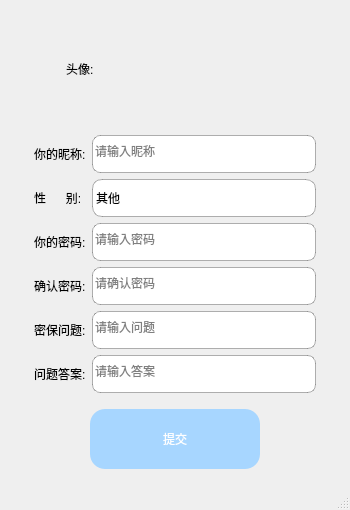
<?xml version="1.0" encoding="UTF-8"?>
<ui version="4.0">
 <class>RegisterWindow</class>
 <widget class="QMainWindow" name="RegisterWindow">
  <property name="windowModality">
   <enum>Qt::WindowModality::WindowModal</enum>
  </property>
  <property name="geometry">
   <rect>
    <x>0</x>
    <y>0</y>
    <width>350</width>
    <height>510</height>
   </rect>
  </property>
  <property name="minimumSize">
   <size>
    <width>350</width>
    <height>510</height>
   </size>
  </property>
  <property name="maximumSize">
   <size>
    <width>350</width>
    <height>510</height>
   </size>
  </property>
  <property name="windowTitle">
   <string>注册账号</string>
  </property>
  <property name="styleSheet">
   <string notr="true"/>
  </property>
  <widget class="QWidget" name="centralwidget">
   <layout class="QGridLayout" name="gridLayout_2">
    <item row="0" column="0">
     <layout class="QHBoxLayout" name="horizontalLayout_2">
      <item>
       <widget class="QLabel" name="label_4">
        <property name="sizePolicy">
         <sizepolicy hsizetype="Fixed" vsizetype="Fixed">
          <horstretch>0</horstretch>
          <verstretch>0</verstretch>
         </sizepolicy>
        </property>
        <property name="minimumSize">
         <size>
          <width>80</width>
          <height>80</height>
         </size>
        </property>
        <property name="maximumSize">
         <size>
          <width>47</width>
          <height>100</height>
         </size>
        </property>
        <property name="styleSheet">
         <string notr="true">font: 12pt &quot;Microsoft YaHei UI&quot;;

color:black;
</string>
        </property>
        <property name="text">
         <string>头像:</string>
        </property>
       </widget>
      </item>
      <item>
       <widget class="LabelRegis" name="lab_avator">
        <property name="sizePolicy">
         <sizepolicy hsizetype="Fixed" vsizetype="Fixed">
          <horstretch>0</horstretch>
          <verstretch>0</verstretch>
         </sizepolicy>
        </property>
        <property name="minimumSize">
         <size>
          <width>100</width>
          <height>100</height>
         </size>
        </property>
        <property name="maximumSize">
         <size>
          <width>100</width>
          <height>100</height>
         </size>
        </property>
        <property name="cursor">
         <cursorShape>PointingHandCursor</cursorShape>
        </property>
        <property name="styleSheet">
         <string notr="true"/>
        </property>
        <property name="text">
         <string/>
        </property>
       </widget>
      </item>
     </layout>
    </item>
    <item row="1" column="0">
     <layout class="QGridLayout" name="gridLayout">
      <item row="1" column="1" alignment="Qt::AlignmentFlag::AlignLeft">
       <widget class="QComboBox" name="cbbox_sex">
        <property name="sizePolicy">
         <sizepolicy hsizetype="Preferred" vsizetype="Maximum">
          <horstretch>0</horstretch>
          <verstretch>0</verstretch>
         </sizepolicy>
        </property>
        <property name="minimumSize">
         <size>
          <width>224</width>
          <height>38</height>
         </size>
        </property>
        <property name="maximumSize">
         <size>
          <width>224</width>
          <height>38</height>
         </size>
        </property>
        <property name="cursor">
         <cursorShape>PointingHandCursor</cursorShape>
        </property>
        <property name="contextMenuPolicy">
         <enum>Qt::ContextMenuPolicy::NoContextMenu</enum>
        </property>
        <property name="whatsThis">
         <string>&lt;html&gt;&lt;head/&gt;&lt;body&gt;&lt;p&gt;&lt;br/&gt;&lt;/p&gt;&lt;/body&gt;&lt;/html&gt;</string>
        </property>
        <property name="styleSheet">
         <string notr="true">QComboBox {
    font: 12pt &quot;Microsoft YaHei UI&quot;;
    border: 1px solid rgba(0, 0, 0, 0.3);
    border-radius: 8px;
    color: black;
    padding-right: 10px;
    padding-left: 3px;  
    text-align: left;  
    border-radius: 10px;
    background-color: white;
}
QComboBox::drop-down {
  border: none; 
}</string>
        </property>
        <item>
         <property name="text">
          <string>其他</string>
         </property>
        </item>
        <item>
         <property name="text">
          <string>男</string>
         </property>
        </item>
        <item>
         <property name="text">
          <string>女</string>
         </property>
        </item>
       </widget>
      </item>
      <item row="5" column="0">
       <widget class="QLabel" name="lab_question">
        <property name="sizePolicy">
         <sizepolicy hsizetype="Maximum" vsizetype="Preferred">
          <horstretch>0</horstretch>
          <verstretch>0</verstretch>
         </sizepolicy>
        </property>
        <property name="styleSheet">
         <string notr="true">font: 12pt &quot;Microsoft YaHei UI&quot;;

color:black;
</string>
        </property>
        <property name="text">
         <string>问题答案:</string>
        </property>
       </widget>
      </item>
      <item row="4" column="1">
       <widget class="LineRegis" name="line_question">
        <property name="sizePolicy">
         <sizepolicy hsizetype="Expanding" vsizetype="Minimum">
          <horstretch>0</horstretch>
          <verstretch>0</verstretch>
         </sizepolicy>
        </property>
        <property name="minimumSize">
         <size>
          <width>224</width>
          <height>38</height>
         </size>
        </property>
        <property name="maximumSize">
         <size>
          <width>224</width>
          <height>38</height>
         </size>
        </property>
        <property name="contextMenuPolicy">
         <enum>Qt::ContextMenuPolicy::NoContextMenu</enum>
        </property>
        <property name="styleSheet">
         <string notr="true">font: 12pt &quot;Microsoft YaHei UI&quot;;
border: 1px solid rgba(0, 0, 0, 0.3);
border-radius: 8px;
color:grey;
</string>
        </property>
        <property name="text">
         <string>请输入问题</string>
        </property>
        <property name="maxLength">
         <number>12</number>
        </property>
       </widget>
      </item>
      <item row="1" column="0">
       <widget class="QLabel" name="lab_sex">
        <property name="sizePolicy">
         <sizepolicy hsizetype="Maximum" vsizetype="Preferred">
          <horstretch>0</horstretch>
          <verstretch>0</verstretch>
         </sizepolicy>
        </property>
        <property name="styleSheet">
         <string notr="true">font: 12pt &quot;Microsoft YaHei UI&quot;;

color:black;
</string>
        </property>
        <property name="text">
         <string>性      别:</string>
        </property>
       </widget>
      </item>
      <item row="3" column="0">
       <widget class="QLabel" name="label_password2">
        <property name="sizePolicy">
         <sizepolicy hsizetype="Maximum" vsizetype="Preferred">
          <horstretch>0</horstretch>
          <verstretch>0</verstretch>
         </sizepolicy>
        </property>
        <property name="styleSheet">
         <string notr="true">font: 12pt &quot;Microsoft YaHei UI&quot;;

color:black;
</string>
        </property>
        <property name="text">
         <string>确认密码:</string>
        </property>
       </widget>
      </item>
      <item row="2" column="1">
       <widget class="LineRegis" name="line_password">
        <property name="sizePolicy">
         <sizepolicy hsizetype="Expanding" vsizetype="Minimum">
          <horstretch>0</horstretch>
          <verstretch>0</verstretch>
         </sizepolicy>
        </property>
        <property name="minimumSize">
         <size>
          <width>224</width>
          <height>38</height>
         </size>
        </property>
        <property name="maximumSize">
         <size>
          <width>224</width>
          <height>38</height>
         </size>
        </property>
        <property name="contextMenuPolicy">
         <enum>Qt::ContextMenuPolicy::NoContextMenu</enum>
        </property>
        <property name="styleSheet">
         <string notr="true">font: 12pt &quot;Microsoft YaHei UI&quot;;
border: 1px solid rgba(0, 0, 0, 0.3);
border-radius: 8px;
color:grey;
</string>
        </property>
        <property name="text">
         <string>请输入密码</string>
        </property>
        <property name="maxLength">
         <number>12</number>
        </property>
       </widget>
      </item>
      <item row="3" column="1">
       <widget class="LineRegis" name="line_password2">
        <property name="sizePolicy">
         <sizepolicy hsizetype="Expanding" vsizetype="Minimum">
          <horstretch>0</horstretch>
          <verstretch>0</verstretch>
         </sizepolicy>
        </property>
        <property name="minimumSize">
         <size>
          <width>224</width>
          <height>38</height>
         </size>
        </property>
        <property name="maximumSize">
         <size>
          <width>224</width>
          <height>38</height>
         </size>
        </property>
        <property name="contextMenuPolicy">
         <enum>Qt::ContextMenuPolicy::NoContextMenu</enum>
        </property>
        <property name="styleSheet">
         <string notr="true">font: 12pt &quot;Microsoft YaHei UI&quot;;
border: 1px solid rgba(0, 0, 0, 0.3);
border-radius: 8px;
color:grey;
</string>
        </property>
        <property name="text">
         <string>请确认密码</string>
        </property>
        <property name="maxLength">
         <number>12</number>
        </property>
       </widget>
      </item>
      <item row="5" column="1">
       <widget class="LineRegis" name="line_answer">
        <property name="sizePolicy">
         <sizepolicy hsizetype="Expanding" vsizetype="Minimum">
          <horstretch>0</horstretch>
          <verstretch>0</verstretch>
         </sizepolicy>
        </property>
        <property name="minimumSize">
         <size>
          <width>224</width>
          <height>38</height>
         </size>
        </property>
        <property name="maximumSize">
         <size>
          <width>224</width>
          <height>38</height>
         </size>
        </property>
        <property name="contextMenuPolicy">
         <enum>Qt::ContextMenuPolicy::NoContextMenu</enum>
        </property>
        <property name="styleSheet">
         <string notr="true">font: 12pt &quot;Microsoft YaHei UI&quot;;
border: 1px solid rgba(0, 0, 0, 0.3);
border-radius: 8px;
color:grey;
</string>
        </property>
        <property name="text">
         <string>请输入答案</string>
        </property>
        <property name="maxLength">
         <number>12</number>
        </property>
       </widget>
      </item>
      <item row="2" column="0">
       <widget class="QLabel" name="lab_password">
        <property name="sizePolicy">
         <sizepolicy hsizetype="Maximum" vsizetype="Preferred">
          <horstretch>0</horstretch>
          <verstretch>0</verstretch>
         </sizepolicy>
        </property>
        <property name="styleSheet">
         <string notr="true">font: 12pt &quot;Microsoft YaHei UI&quot;;

color:black;
</string>
        </property>
        <property name="text">
         <string>你的密码:</string>
        </property>
       </widget>
      </item>
      <item row="0" column="1">
       <widget class="LineRegis" name="line_nickname">
        <property name="sizePolicy">
         <sizepolicy hsizetype="Expanding" vsizetype="Maximum">
          <horstretch>0</horstretch>
          <verstretch>0</verstretch>
         </sizepolicy>
        </property>
        <property name="minimumSize">
         <size>
          <width>224</width>
          <height>38</height>
         </size>
        </property>
        <property name="maximumSize">
         <size>
          <width>224</width>
          <height>38</height>
         </size>
        </property>
        <property name="contextMenuPolicy">
         <enum>Qt::ContextMenuPolicy::NoContextMenu</enum>
        </property>
        <property name="styleSheet">
         <string notr="true">font: 12pt &quot;Microsoft YaHei UI&quot;;
border: 1px solid rgba(0, 0, 0, 0.3);
border-radius: 8px;
color:grey;
</string>
        </property>
        <property name="text">
         <string>请输入昵称</string>
        </property>
        <property name="maxLength">
         <number>5</number>
        </property>
       </widget>
      </item>
      <item row="0" column="0">
       <widget class="QLabel" name="lab_nickname">
        <property name="sizePolicy">
         <sizepolicy hsizetype="Maximum" vsizetype="Preferred">
          <horstretch>0</horstretch>
          <verstretch>0</verstretch>
         </sizepolicy>
        </property>
        <property name="styleSheet">
         <string notr="true">font: 12pt &quot;Microsoft YaHei UI&quot;;

color:black;
</string>
        </property>
        <property name="text">
         <string>你的昵称:</string>
        </property>
       </widget>
      </item>
      <item row="4" column="0">
       <widget class="QLabel" name="label_question">
        <property name="sizePolicy">
         <sizepolicy hsizetype="Maximum" vsizetype="Preferred">
          <horstretch>0</horstretch>
          <verstretch>0</verstretch>
         </sizepolicy>
        </property>
        <property name="styleSheet">
         <string notr="true">font: 12pt &quot;Microsoft YaHei UI&quot;;

color:black;
</string>
        </property>
        <property name="text">
         <string>密保问题:</string>
        </property>
       </widget>
      </item>
     </layout>
    </item>
    <item row="2" column="0">
     <layout class="QHBoxLayout" name="horizontalLayout_3">
      <item>
       <spacer name="horizontalSpacer_2">
        <property name="orientation">
         <enum>Qt::Orientation::Horizontal</enum>
        </property>
        <property name="sizeType">
         <enum>QSizePolicy::Policy::Maximum</enum>
        </property>
        <property name="sizeHint" stdset="0">
         <size>
          <width>40</width>
          <height>20</height>
         </size>
        </property>
       </spacer>
      </item>
      <item>
       <widget class="QPushButton" name="submit_but">
        <property name="sizePolicy">
         <sizepolicy hsizetype="Fixed" vsizetype="Fixed">
          <horstretch>15</horstretch>
          <verstretch>15</verstretch>
         </sizepolicy>
        </property>
        <property name="minimumSize">
         <size>
          <width>170</width>
          <height>60</height>
         </size>
        </property>
        <property name="maximumSize">
         <size>
          <width>5</width>
          <height>16777215</height>
         </size>
        </property>
        <property name="cursor">
         <cursorShape>ArrowCursor</cursorShape>
        </property>
        <property name="contextMenuPolicy">
         <enum>Qt::ContextMenuPolicy::NoContextMenu</enum>
        </property>
        <property name="styleSheet">
         <string notr="true">QPushButton {
    font: 14pt &quot;Microsoft YaHei UI&quot;;
    background-color: rgb(167, 214, 255); 
    color: white;; 
   border-radius: 15px;
}
</string>
        </property>
        <property name="text">
         <string>提交</string>
        </property>
       </widget>
      </item>
      <item>
       <spacer name="horizontalSpacer">
        <property name="orientation">
         <enum>Qt::Orientation::Horizontal</enum>
        </property>
        <property name="sizeType">
         <enum>QSizePolicy::Policy::Maximum</enum>
        </property>
        <property name="sizeHint" stdset="0">
         <size>
          <width>40</width>
          <height>20</height>
         </size>
        </property>
       </spacer>
      </item>
     </layout>
    </item>
   </layout>
  </widget>
  <widget class="QMenuBar" name="menubar">
   <property name="geometry">
    <rect>
     <x>0</x>
     <y>0</y>
     <width>350</width>
     <height>18</height>
    </rect>
   </property>
  </widget>
  <widget class="QStatusBar" name="statusbar"/>
 </widget>
 <customwidgets>
  <customwidget>
   <class>LineRegis</class>
   <extends>QLineEdit</extends>
   <header location="global">registerwindow.h</header>
  </customwidget>
  <customwidget>
   <class>LabelRegis</class>
   <extends>QLabel</extends>
   <header location="global">registerwindow.h</header>
  </customwidget>
 </customwidgets>
 <resources/>
 <connections/>
</ui>
